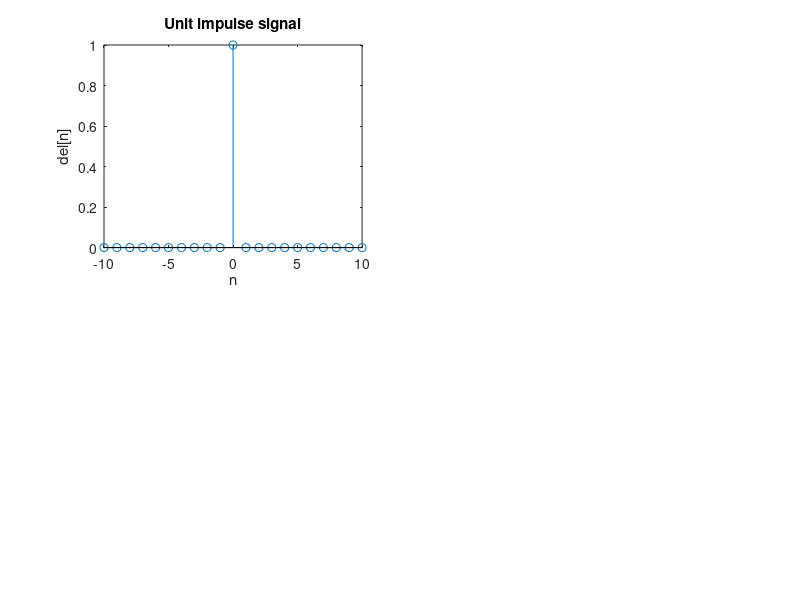

Here is the MATLAB script that generated this plot:
%%%%%%%%%%%%%%%%%%%%%%%%%%%%%%%%%%Impulse signal%%%%%%%%%%%%%%%%%%%%%%%%%%%

%Signal Generation

clc
clear all
n = [-10:10];
for i=1:length(n)
    if(n(i)==0)
        xn(i) = 1;
    else
        xn(i) = 0;
    end
end

%This is for plotting
subplot(2,2,1); stem(n,xn);
xlabel('n');
ylabel('del[n]');
title('Unit impulse signal');